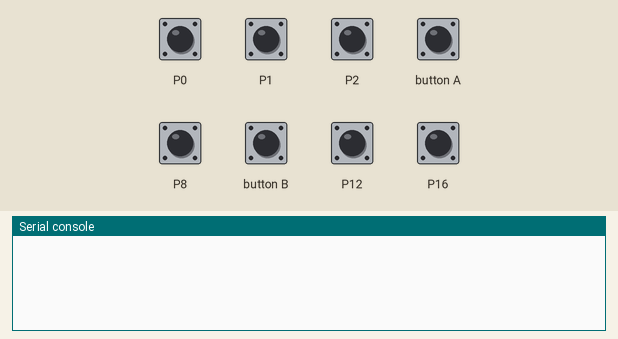
A program run on a simulated BBC micro:bit running MicroPython. Parts: the last lines printed to the serial console. The inputs (shaded band) are chosen by the test bench; at power-on: P0–2, P8, P12, P16 HIGH. No radio messages arrive unless stated (any console line starting 'radio sent:' is added by the test bench).

Above: at 1.2 s.
1.3 s: P0 pulled LOW for 0.15 s
At 2.0 s:
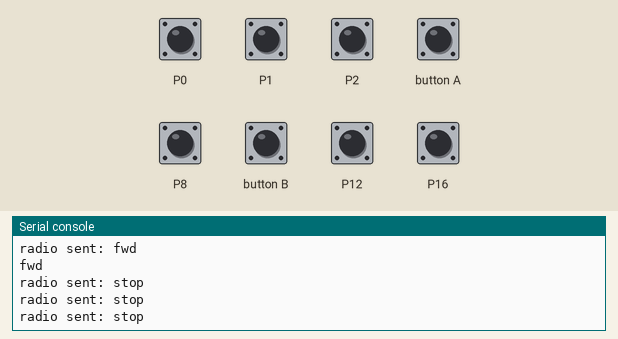
2.9 s: P1 pulled LOW for 0.15 s
At 3.03 s:
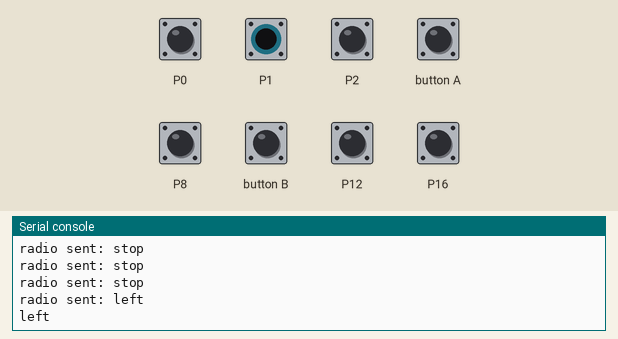
4.5 s: P2 pulled LOW for 0.15 s
At 4.63 s:
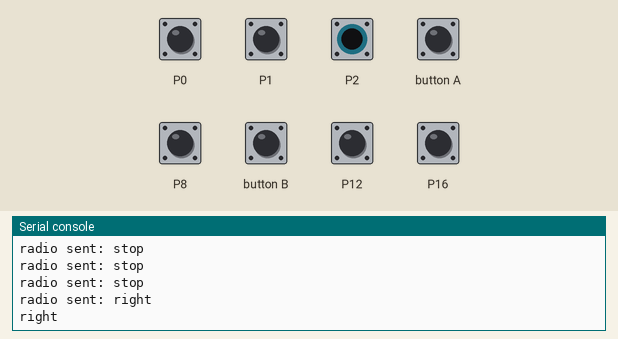
6.1 s: P8 pulled LOW for 0.15 s
At 6.23 s:
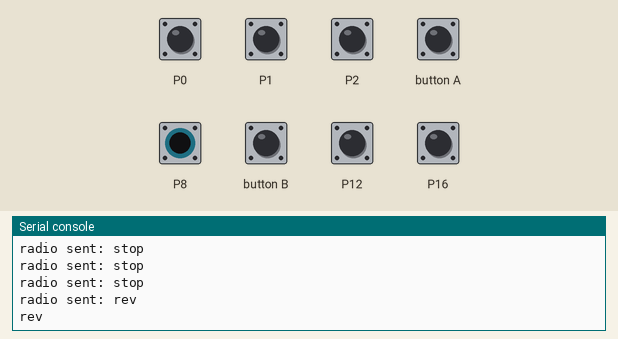
7.7 s: P12 pulled LOW for 0.15 s
At 7.83 s:
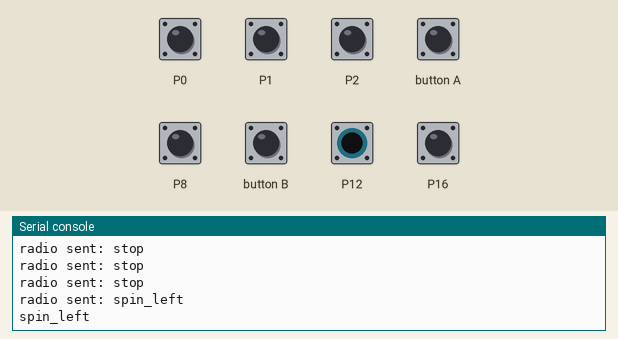
9.3 s: P16 pulled LOW for 0.15 s
At 9.43 s:
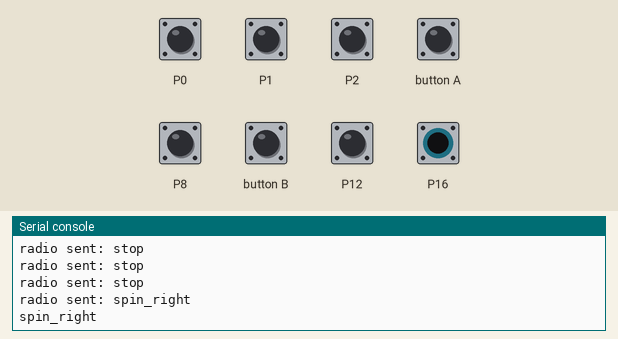

The program:

gb_remote_control.py
```python
"""
    remote_control.py

    This file implements a remote control for the microbit_robot
    using the sparkfun gamer:bit board

    The MIT License (MIT)

    Copyright (c) 2018 Alan Yorinks

    Permission is hereby granted, free of charge, to any person obtaining a copy
    of this software and associated documentation files (the "Software"), to deal
    in the Software without restriction, including without limitation the rights
    to use, copy, modify, merge, publish, distribute, sublicense, and/or sell
    copies of the Software, and to permit persons to whom the Software is
    furnished to do so, subject to the following conditions:

    The above copyright notice and this permission notice shall be included in
    all copies or substantial portions of the Software.

    THE SOFTWARE IS PROVIDED "AS IS", WITHOUT WARRANTY OF ANY KIND, EXPRESS OR
    IMPLIED, INCLUDING BUT NOT LIMITED TO THE WARRANTIES OF MERCHANTABILITY,
    FITNESS FOR A PARTICULAR PURPOSE AND NONINFRINGEMENT. IN NO EVENT SHALL THE
    AUTHORS OR COPYRIGHT HOLDERS BE LIABLE FOR ANY CLAIM, DAMAGES OR OTHER
    LIABILITY, WHETHER IN AN ACTION OF CONTRACT, TORT OR OTHERWISE, ARISING FROM,
    OUT OF OR IN CONNECTION WITH THE SOFTWARE OR THE USE OR OTHER DEALINGS IN
    THE SOFTWARE.
"""

from microbit import pin0, pin1, pin2, pin8, pin12, pin16, button_a, button_b, sleep
import radio


# see https://github.com/MrYsLab/gamerbit/blob/master/gamerbit.py
# for fully commented GamerBit class
class GamerBit:
    def __init__(self, callback, scans=1):
        self.pins = [pin0, pin1, pin2, pin8, pin12, pin16, button_a, button_b]
        self.callback = callback
        self.number_of_scans = scans
        for pin in self.pins[:-2]:
            pin.set_pull(pin.PULL_UP)
        self.previous_readings = [0] * 8
        self.current_readings = [0] * 8
        self._scanner()

    def scan(self):
        readings = [int(not pin.read_digital()) for pin in self.pins[:-2]]
        readings.append(int(button_a.is_pressed()))
        readings.append(int(button_b.is_pressed()))
        self.current_readings = [int(self.current_readings[pin] or readings[pin]) for pin in range(0, len(readings))]

    def _scanner(self):
        pin_ids = ['pin0', 'pin1', 'pin2', 'pin8', 'pin12', 'pin16', 'button_a', 'button_b']
        while True:
            for scans in range(0, self.number_of_scans):
                self.scan()
            report = {}
            for x in range(0, 8):
                if self.current_readings[x] != self.previous_readings[x]:
                    report[pin_ids[x]] = self.current_readings[x]
            self.previous_readings = self.current_readings
            self.current_readings = [0] * 8
            if report:
                if self.callback:
                    self.callback(report)


def gb_callback(report):
    """
    This function is called by the GamerBit class when a button
    state change is detected. It translates the button presses
    and releases into messages that are sent over the radio
    interface and received by microbit_robot.py
    :param report: A GamerBit report dictionary
    :return:
    """
    # turn on the radio
    radio.on()
    for key in report:
        value = report[key]
        # if the button was released, send a stop command
        if value == 0:
            radio.send('stop')
            radio.send('stop')
            sleep(10)
            radio.send('stop')

        # send a command associated with each button
        else:
            if key == 'pin0':
                radio.send('fwd')
                print('fwd')
            elif key == 'pin8':
                radio.send('rev')
                print('rev')
            elif key == 'pin1':
                radio.send('left')
                print('left')
            elif key == 'pin2':
                radio.send('right')
                print('right')
            elif key == 'pin12':
                radio.send('spin_left')
                print('spin_left')
            elif key == 'pin16':
                radio.send('spin_right')
                print('spin_right')
            else:
                pass
    radio.off()


# instantiate the GamerBit class providing the callback function
gb = GamerBit(gb_callback)
```

Measured:
- after the input at 1.3 s, the serial console: prints a new line at once (image 1)
- after the input at 2.9 s, the serial console: prints a new line at once (image 2)
- after the input at 4.5 s, the serial console: prints a new line at once (image 3)
- after the input at 6.1 s, the serial console: prints a new line at once (image 4)
- after the input at 7.7 s, the serial console: prints a new line at once (image 5)
- after the input at 9.3 s, the serial console: prints a new line at once (image 6)
